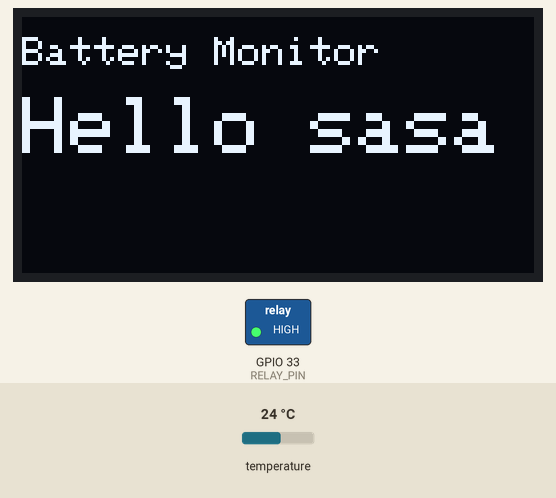
Simulated run of this sketch. Board: ESP32. Shown: 128×64 one-colour display, switched loads named in the sketch (green lamp = pin HIGH). The inputs (shaded band) are chosen by the test bench; at power-on: temperature 24 °C. Random numbers use the default seed unless the sketch sets one.

Above: at 0.4 s.
At 3.7 s:
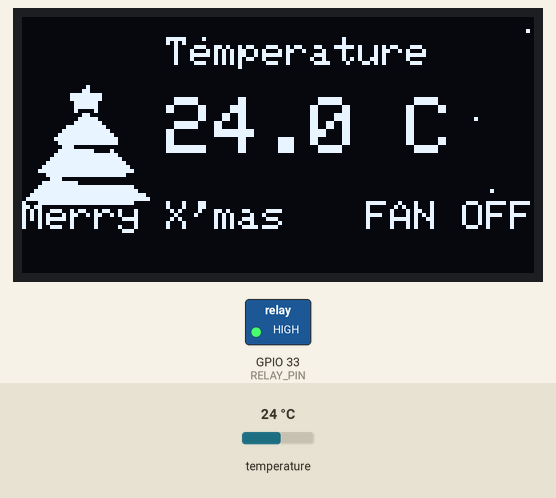
3.8 s: temperature set to 25.6 °C
At 4.8 s:
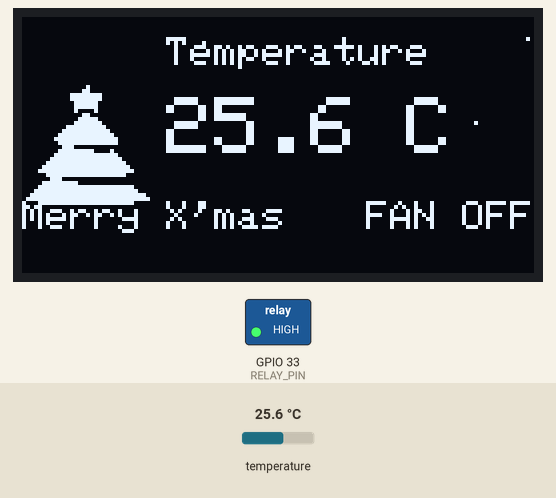
6.6 s: temperature set to 26.7 °C
At 7.9 s:
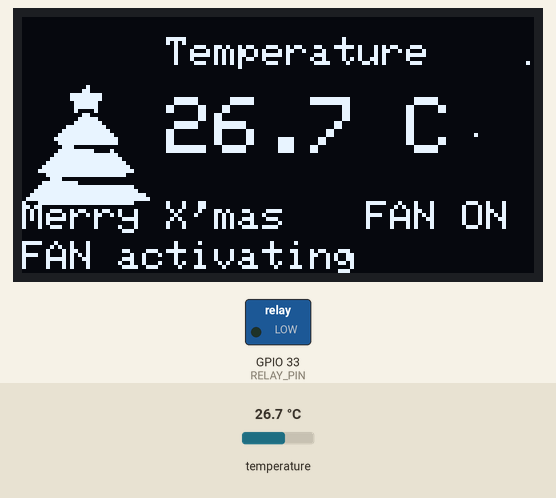
10.7 s: temperature set to 25.3 °C
At 11.8 s:
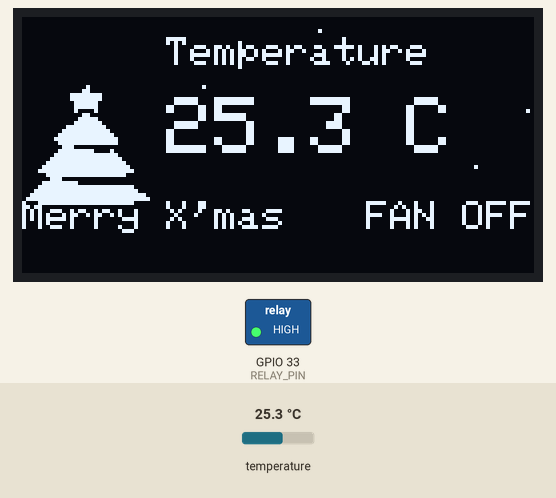
Timing chart, 0 to 13.7 s (numbered marks = the images above; inputs shaded):
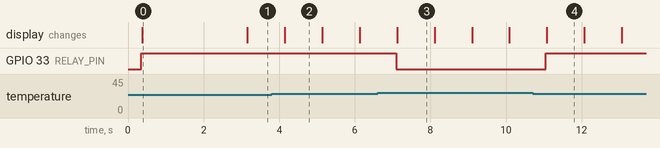

Measured:
- the behaviour switches between 26 and 26.1 °C on temperature (found by bisection; images 2 and 3)
- the behaviour switches between 25.9 and 25.8 °C on temperature (found by bisection; images 3 and 4)
- after the input at 6.6 s, GPIO 33 (RELAY_PIN): HIGH → LOW after 0.49 s
- after the input at 10.7 s, GPIO 33 (RELAY_PIN): LOW → HIGH after 0.35 s
- what the display in image 0 shows lasts 2.8 s, from 0.4 s to 3.2 s

The sketch:

all.ino
```cpp
#include <Wire.h>
#include <Adafruit_GFX.h>
#include <Adafruit_SSD1306.h>
#include <OneWire.h>
#include <DallasTemperature.h>


#define OLED_ADDR 0x3C
#define SDA_PIN 16
#define SCL_PIN 17
Adafruit_SSD1306 display(128, 64, &Wire, -1);


#define ONE_WIRE_PIN 26
OneWire oneWire(ONE_WIRE_PIN);
DallasTemperature sensors(&oneWire);


#define RELAY_PIN 33

//high level trigger 哈哈
#define RELAY_ACTIVE_LEVEL   HIGH
#define RELAY_INACTIVE_LEVEL LOW


#define TH_ON  26.0
#define TH_OFF 25.8

bool fanOn = false;
bool scrollOn = false;

void setFan(bool on) {
  fanOn = on;
  digitalWrite(RELAY_PIN, on ? RELAY_INACTIVE_LEVEL
                             : RELAY_ACTIVE_LEVEL);
}

const unsigned char epd_bitmap_39_398460_christmas_tree_icon [] PROGMEM = {
  0x00,0x00,0x00,0x00,0x00,0x00,0x80,0x00,0x00,0x01,0x80,0x00,0x00,0x0f,0xf0,0x00,
  0x00,0x0f,0xf0,0x00,0x00,0x07,0xe0,0x00,0x00,0x07,0xe0,0x00,0x00,0x04,0x20,0x00,
  0x00,0x01,0x80,0x00,0x00,0x03,0xe0,0x00,0x00,0x07,0xf0,0x00,0x00,0x1f,0xf8,0x00,
  0x00,0x3f,0xfc,0x00,0x00,0x7f,0xfe,0x00,0x00,0xff,0xff,0x00,0x00,0x7f,0xff,0x00,
  0x00,0x38,0x00,0x00,0x00,0x7f,0xc2,0x00,0x00,0xff,0xff,0x00,0x01,0xff,0xff,0x80,
  0x03,0xff,0xff,0xc0,0x07,0xff,0xff,0xe0,0x0f,0xff,0xff,0xf0,0x03,0xff,0xff,0xc0,
  0x01,0xc0,0x00,0x00,0x07,0xfc,0x00,0x00,0x0f,0xff,0xff,0xf0,0x1f,0xff,0xff,0xf8,
  0x3f,0xff,0xff,0xfe,0x7f,0xff,0xff,0xff,0x0f,0xff,0xff,0xf0,0x00,0x00,0x00,0x00
};


struct Snow {
  int x;
  int y;
  int speed;
};

#define SNOW_COUNT 10
Snow snow[SNOW_COUNT];

void initSnow() {
  randomSeed(esp_random());
  for (int i = 0; i < SNOW_COUNT; i++) {
    snow[i].x = random(0, 128);
    snow[i].y = random(0, 64);
    snow[i].speed = random(1, 3);
  }
}

void drawAndUpdateSnow(bool faster) {
  for (int i = 0; i < SNOW_COUNT; i++) {


    if (snow[i].x > 34 && snow[i].y < 44) {
      display.drawPixel(snow[i].x, snow[i].y, SSD1306_WHITE);
    }

    int sp = snow[i].speed + (faster ? 1 : 0);
    snow[i].y += sp;

    if (snow[i].y > 63) {
      snow[i].y = 0;
      snow[i].x = random(34, 128);
    }
  }
}


void setup() {
  Serial.begin(115200);
  delay(300);

  Wire.begin(SDA_PIN, SCL_PIN);
  Wire.setClock(100000);

  if (!display.begin(SSD1306_SWITCHCAPVCC, OLED_ADDR)) {
    Serial.println("OLED init failed");
    while (1);
  }
  display.setTextColor(SSD1306_WHITE);

  sensors.begin();

  pinMode(RELAY_PIN, OUTPUT);
  setFan(false);

  initSnow();

  display.clearDisplay();
  display.setTextSize(1);
  display.setCursor(0, 5);
  display.println("Battery Monitor");
  display.setTextSize(2);
  display.setCursor(0, 20);
  display.println("Hello sasa");
  display.display();
  delay(2000);
}


void loop() {
  sensors.requestTemperatures();
  float t = sensors.getTempCByIndex(0);

  if (t == DEVICE_DISCONNECTED_C) {
    setFan(false);
    display.clearDisplay();
    display.setCursor(0, 0);
    display.println("DS18B20 ERROR");
    display.display();
    delay(1000);
    return;
  }


  if (!fanOn && t > TH_ON) setFan(true);
  else if (fanOn && t < TH_OFF) setFan(false);

  display.clearDisplay();

  display.drawBitmap(0, 16, epd_bitmap_39_398460_christmas_tree_icon, 32, 32, SSD1306_WHITE);

  int x0 = 36;
  display.setTextSize(1);
  display.setCursor(x0, 5);
  display.println("Temperature");

  display.setTextSize(2);
  display.setCursor(x0, 20);
  display.print(t, 1);
  display.print(" C");

  display.setTextSize(1);
  display.setCursor(0, 46);
  display.println("Merry X'mas");

  display.setCursor(86, 46);
  display.println(fanOn ? "FAN ON" : "FAN OFF");

  if (fanOn) {
    display.setCursor(0, 56);
    display.println("FAN activating");
  }


  drawAndUpdateSnow(fanOn);

  display.display();
  delay(200);
}
```
